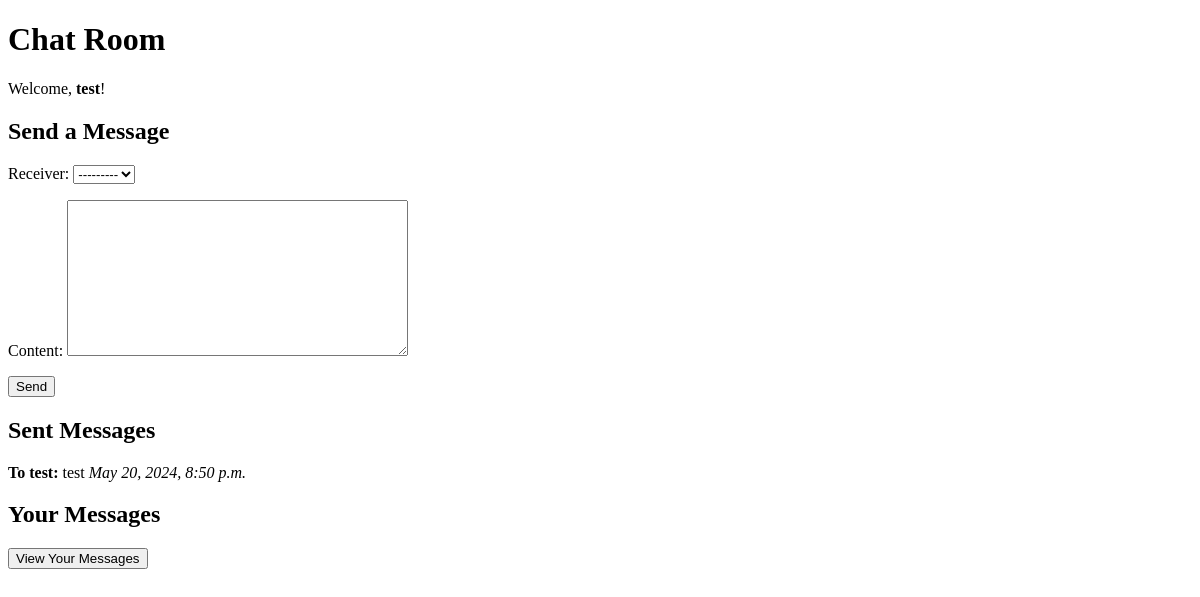
Before: /chat/ (signed in) with the older database file.
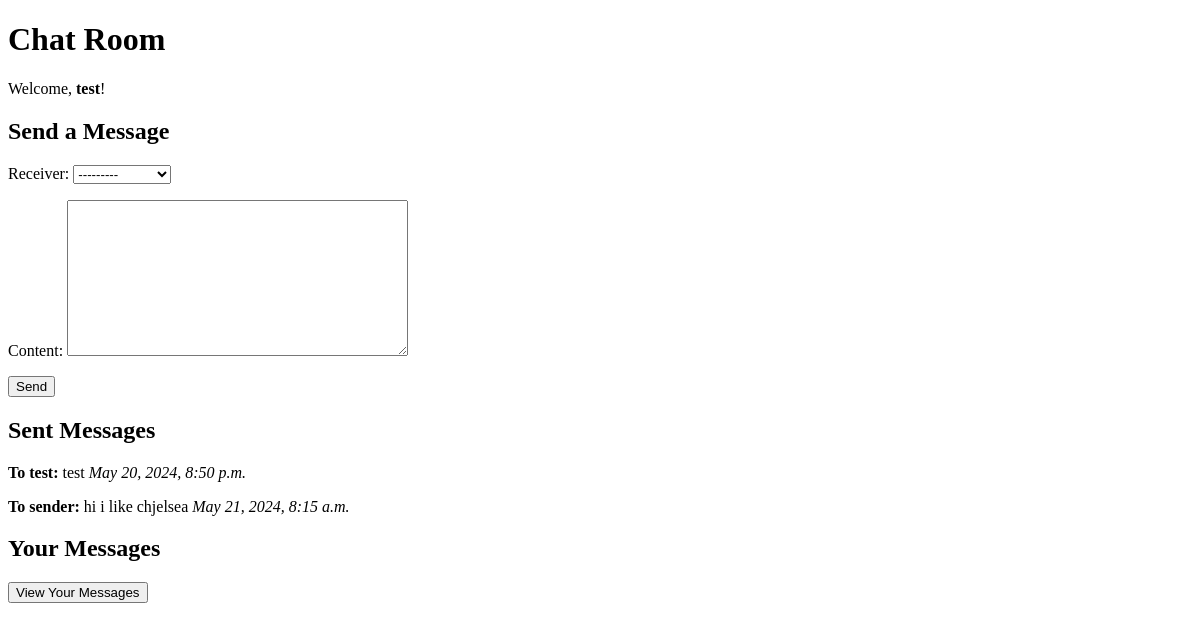
After: the same page with the newer database file.
### chat/models.py (models this page shows, shortened)
class Message(models.Model):
    sender = models.ForeignKey(User, related_name='sent_messages', on_delete=models.CASCADE)
    receiver = models.ForeignKey(User, related_name='received_messages', on_delete=models.CASCADE)
    content = models.TextField()
    timestamp = models.DateTimeField(auto_now_add=True)

### accounts/models.py (models this page shows)
class User(AbstractBaseUser):
    username = models.CharField(max_length=150, unique=True)
    password = models.CharField(max_length=128)
    objects = UserManager()
    USERNAME_FIELD = 'username'
    def __str__(self):
        return self.username

### chat/views.py (the view)
# urls.py: path('', chat_view, name='chat'),
@login_required
def chat_view(request):
    if request.method == 'POST':
        form = MessageForm(request.POST)
        if form.is_valid():
            message = form.save(commit=False)
            message.sender = request.user
            message.save()
            return redirect('chat:chat')
    else:
        form = MessageForm()
    sent_messages = Message.objects.filter(sender=request.user).order_by('timestamp')
    return render(request, 'chat/chat.html', {
        'form': form,
        'sent_messages': sent_messages,
        'username': request.user.username
    })

### chat/forms.py
class MessageForm(forms.ModelForm):
    class Meta:
        model = Message
        fields = ['receiver', 'content']
    receiver = forms.ModelChoiceField(queryset=User.objects.all(), required=True)

### chat/templates/chat/chat.html (shortened to what this page needs)
<!DOCTYPE html>
<html>
<head>
</head>
<body>
    <h1>Chat Room</h1>
    <p>Welcome, <strong>{{ username }}</strong>!</p>
    <h2>Send a Message</h2>
    <form method="post" action=".">
        {{ form.as_p }}
        <button type="submit">Send</button>
    </form>
    <h2>Sent Messages</h2>
    <div id="sent-messages">
        {% for message in sent_messages %}
            <p><strong>To {{ message.receiver.username }}:</strong> {{ message.content }} <em>{{ message.timestamp }}</em></p>
        {% endfor %}
    </div>
    <h2>Your Messages</h2>
    <form action="{% url 'chat:user_chat' username=username %}" method="get">
        <button type="submit">View Your Messages</button>
    </form>
</body>
</html>

Changed rows visible on the page:
added Message: receiver.username "sender", content "hi i like chjelsea", timestamp "May 21, 2024, 8:15 a.m."
